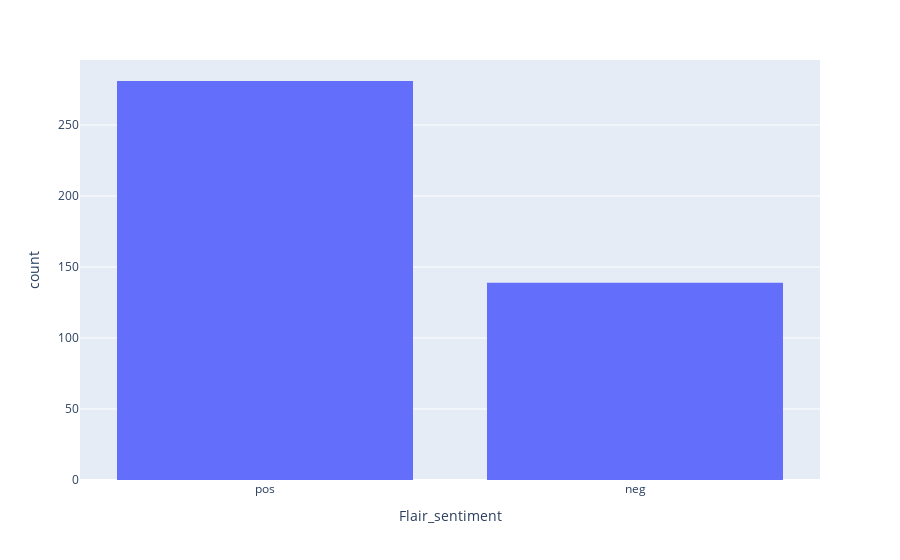

Source (notebook cell):
### Code cell
fig = px.histogram(df, x="Flair_sentiment", nbins=3)
fig.show()

### Figure 1 — Plotly figure (JSON) as saved in the notebook; plotly's stock layout.template omitted (floating-point values rounded to 4 significant figures; data arrays with more than 128 entries replaced by an {"elided": "..."} marker saying what was removed)
{"data": [{"alignmentgroup": "True", "bingroup": "x", "hovertemplate": "Flair_sentiment=%{x}<br>count=%{y}<extra></extra>", "legendgroup": "", "marker": {"color": "#636efa", "pattern": {"shape": ""}}, "name": "", "nbinsx": 3, "offsetgroup": "", "orientation": "v", "showlegend": false, "type": "histogram", "x": {"elided": "420 str values"}, "xaxis": "x", "yaxis": "y"}], "layout": {"barmode": "relative", "legend": {"tracegroupgap": 0}, "margin": {"t": 60}, "xaxis": {"anchor": "y", "domain": [0, 1], "title": {"text": "Flair_sentiment"}}, "yaxis": {"anchor": "x", "domain": [0, 1], "title": {"text": "count"}}}}
